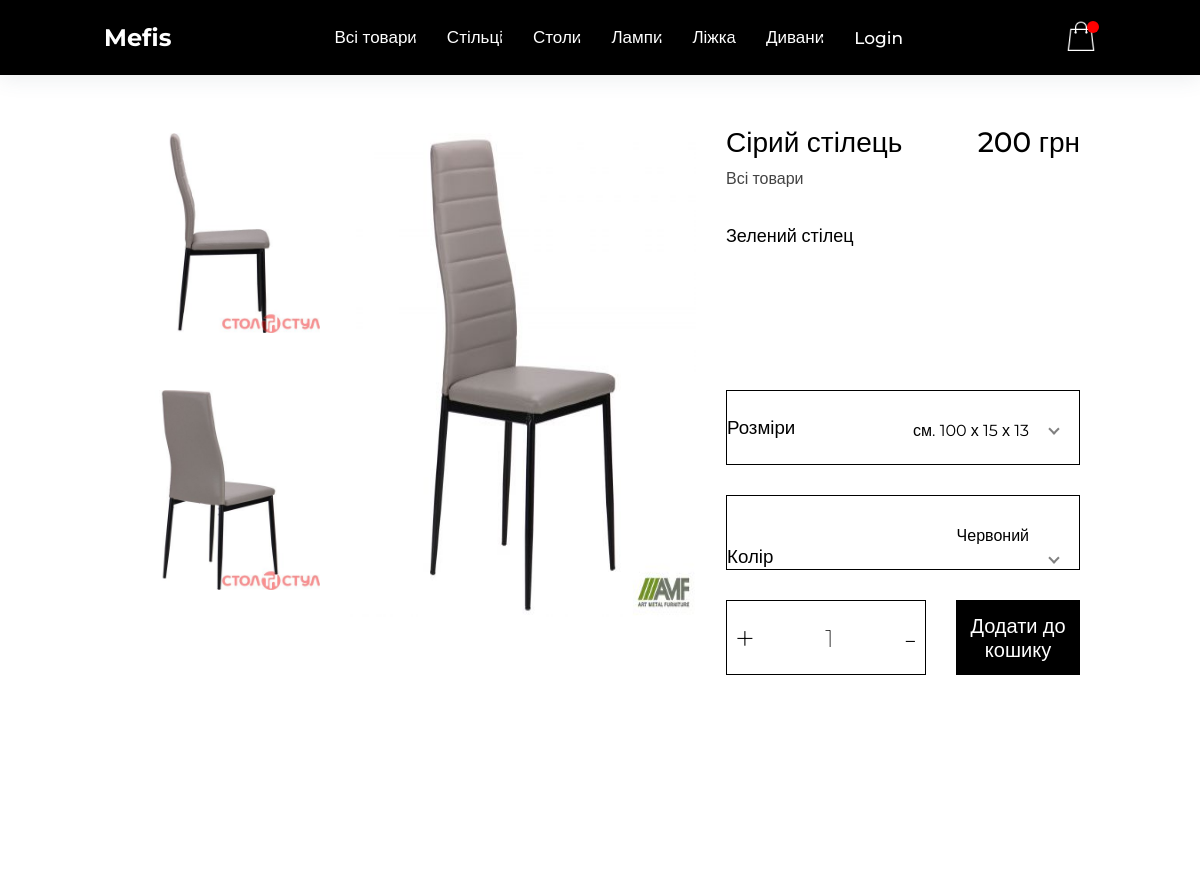
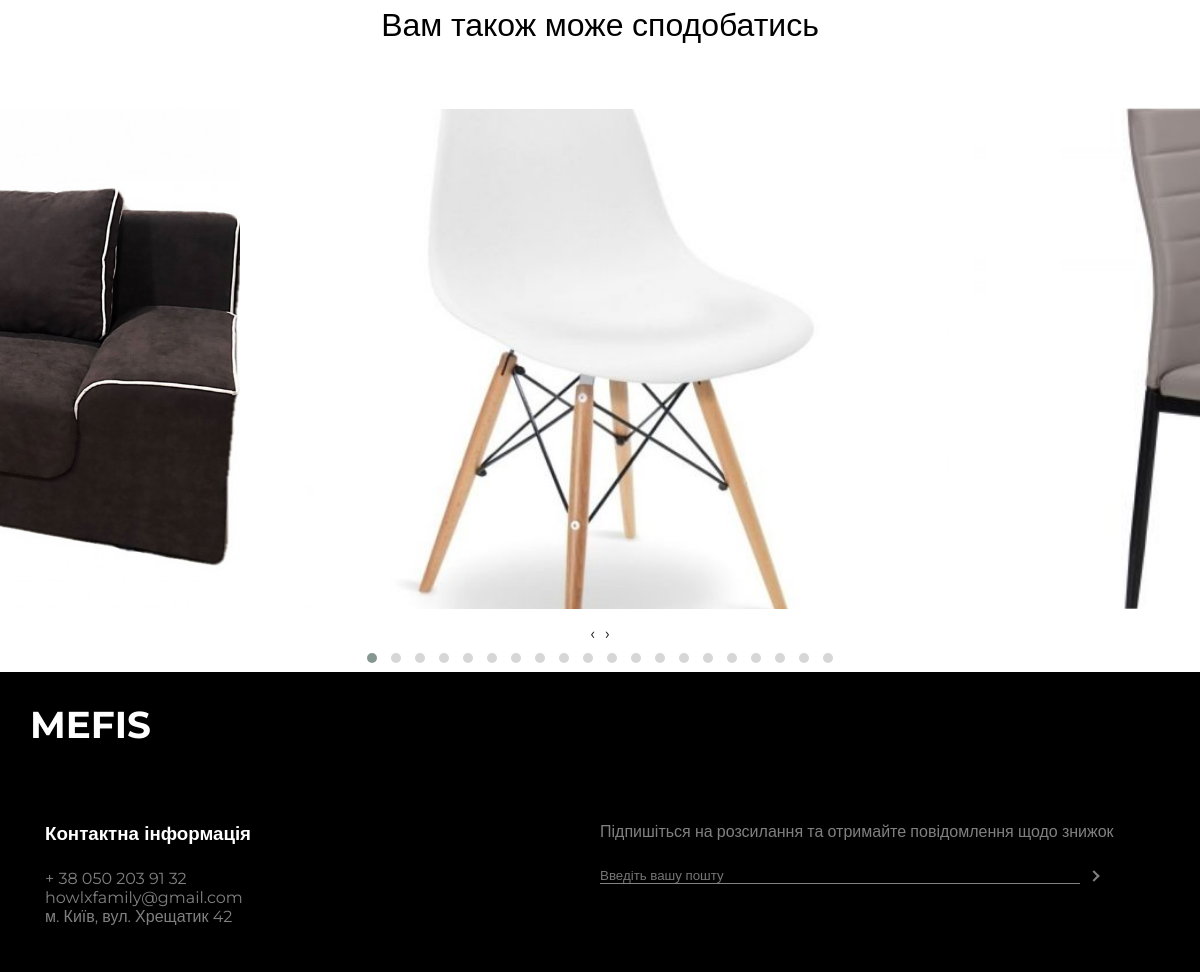
The app's page /products/2 with its own data (2 pictures, top to bottom).
### main/models.py (models this page shows, shortened)
class Categories(models.Model):
    id = models.IntegerField(primary_key=True)
    name = models.CharField(max_length=100)
    def __str__(self):
        return f'{self.name}'

class ProductImage(models.Model):
    product = models.ForeignKey(Product, default=None, on_delete=models.CASCADE)
    images = models.ImageField(upload_to='main/static/main/img')

class Product(models.Model):
    id = models.IntegerField(primary_key=True)
    name = models.CharField(max_length=255)
    description = models.TextField(blank=True)
    fabrics = models.ForeignKey(Fabric, on_delete=models.DO_NOTHING, null=True)
    photo = models.ImageField(upload_to='main/static/main/img')
    price = models.DecimalField(default=0, max_digits=10, decimal_places=0)
    is_available = models.BooleanField(default=True)
    category = models.ForeignKey(Categories, on_delete=models.CASCADE, null=True)
    subcategory = models.ForeignKey(Subcategories, on_delete=models.CASCADE, null=True)

class Colors(models.Model):
    id = models.IntegerField(primary_key=True)
    name = models.CharField(max_length=50)

### main/views.py (the view)
# urls.py: path('products/<int:product_real_id>', views.product, name='product_page'),
def product(request, product_real_id):
    colors = Colors.objects.all()
    categories = Categories.objects.all()
    main_product = Product.objects.get(id=product_real_id)
    main_product_images = ProductImage.objects.filter(product=main_product)
    print(main_product_images[0].images)
    products = Product.objects.all()
    if request.user.is_authenticated:
        cart, created = Cart.objects.get_or_create(user=request.user, completed=False)
        context = {'head_product': main_product, 'categories': categories, 'products': products, 'head_product_images': main_product_images, 'colors': colors, "cart": cart}
        return render(request, 'main/product.html', context)
    return render(request, 'main/product.html', {'head_product': main_product, 'categories': categories, 'products': products, 'head_product_images': main_product_images, 'colors': colors})

### main/templates/main/product.html (shortened to what this page needs)
{% extends 'main/layout.html' %}
{% block content %}
    {% include "main/includes/header.html" %}
    <div class="product-page">
        <div class="product-images">
            {% for image in head_product_images %}
                {% if forloop.first %}
                    <div class="small-image-1">
                {% else %}
                    <div class="small-image-2">
                {% endif %}
            <img class="small-image-product" src="{{ image.images.url }}">
            </div>
            {% endfor %}
            <div class="big-image">
                <img class="main-product-image" src="{{ head_product.photo.url }}" alt="gg">
            </div>
            </div>
            <div class="product-name">
                <div class="name-and-category">
                    <h5>{{ head_product.name }}</h5>
                    <p>{{ head_product.category }}</p>
                </div>
                <div class="price">
                    <p>{{ head_product.price }} грн</p>
                </div>
            </div>
            <div class="product-description">
                <p>{{ head_product.description }}</p>
            </div>
            <div class="product-options">
                <div class="size-option">
                    <div class="option-name">
                        <h3>Розміри</h3>
                    </div>
                    <div class="option-setting">
                        <p>см. 100 х 15 х 13</p>
                    </div>
                    <div class="select-option">
                        <label for="options-toggle-size" class="options-menu-icon">
                            <i class="selector-arrow"></i>
                        </label>
                    </div>
                </div>
                <div class="fabric-option">
                    <div class="option-name">
                        <h3 id="option-color-name">Колір</h3>
                    </div>
                    <div class="option-setting">
                        {% for color in colors %}
                            {% if forloop.first %}
                                <p>{{ color.name }}</p>
                            {% endif %}
                        {% endfor %}
                    </div>
                    <div class="select-option">
                        <label for="options-toggle-fabric" class="options-menu-icon">
                            <i class="selector-arrow"></i>
                        </label>
                    </div>
                </div>
                <div class="add-to-cart-options">
                    <div class="quantity">
                        <button id="increment-btn" class="button-plus" onclick="increment()">+</button>
                        <h2 id="counter-value">1</h2>
                        <button id="decrement-btn" class="button-minus" onclick="decrement()">-</button>
                    </div>
                    <div class="add-button">
                        <button class="add-to-cart-button" value=" {{ head_product.id }}"><p>Додати до кошику</p>
                        </button>
                    </div>
                </div>
            </div>
        </div>
        <div class="product-demo-others">
            <h2>Вам також може сподобатись</h2>
            <div class=" owl-two owl-carousel owl-theme">
                {% for product in products %}
                    <div class="wrapper">
                        <div class="item">
                            <img src="{{ product.photo.url }}">
                        </div>
                    </div>
                {% endfor %}
            </div>
        </div>
    {% include "main/includes/footer.html" %}
{% endblock %}

### main/templates/main/includes/header.html (shortened to what this page needs)
<link rel="stylesheet" href="../../static/main/css/header.css">
<div class="header-container">
    <header class="header">
        <nav>
            <div class="logo">
                <a href="{% url 'home' %}">Mefis</a>
            </div>
            <div class="main-menu">
                <ul class="menu">
                    {% for category in categories %}
                        <li><a href="/catalog?category={{ category.id }}">{{ category.name }}</a></li>
                    {% endfor %}
                    {% if user.is_authenticated %}
                        <li><a href="/logout/">Logout</a></li>
                    {% else %}
                        <li><a href="/login/">Login</a></li>
                    {% endif %}
                </ul>
            </div>
            <div class="options-container">
                <a href="../cart">
                    <img src="../../../static/main/img/icons8-shopping-bag-50%201.png">
                </a>
                <span class="quantity"></span>
            </div>
        </nav>
    </header>
</div>

### main/static/main/css/index.css (style rules this page uses)
* { margin: 0; padding: 0; box-sizing: border-box; font-family: 'Montserrat', sans-serif; }

### main/static/main/css/header.css (style rules this page uses)
.header { top: 0; width: 100%; box-shadow: 0 4px 20px hsla(207, 24%, 35%, 0.1); z-index: 2; background-color: black; text-decoration: none; list-style: none; }
nav { display: flex; justify-content: space-around; align-items: center; padding: 20px 30px; }
.logo a { font-size: 24px; font-weight: bold; color: white; text-decoration: none; list-style: none; margin: 0 auto; }
.menu { display: flex; justify-content: center; align-items: center; }
.menu a { display: block; padding: 7px 15px; font-size: 17px; font-weight: 500; transition: 0.2s all ease-in-out; color: white; text-decoration: none; list-style: none; }
.options-container { position: relative; text-align: right; }
.options-container img { width: 30px; }
header .options-container span { background-color: red; border-radius: 50%; display: flex; justify-content: center; align-items: center; color: white; position: absolute; top: 0px; left: 70%; padding: 6px 6px; }

### records on screen
Categories: name "Всі товари"
Categories: name "Стільці"
Categories: name "Столи"
Categories: name "Лампи"
Categories: name "Ліжка"
Categories: name "Дивани"
ProductImage: images (picture)
ProductImage: images (picture)
Product: photo (picture), name "Сірий стілець", category "Всі товари", price "200", description "Зелений стілец"
Colors: name "Червоний"
Product: photo (picture)
Product: photo (picture)
